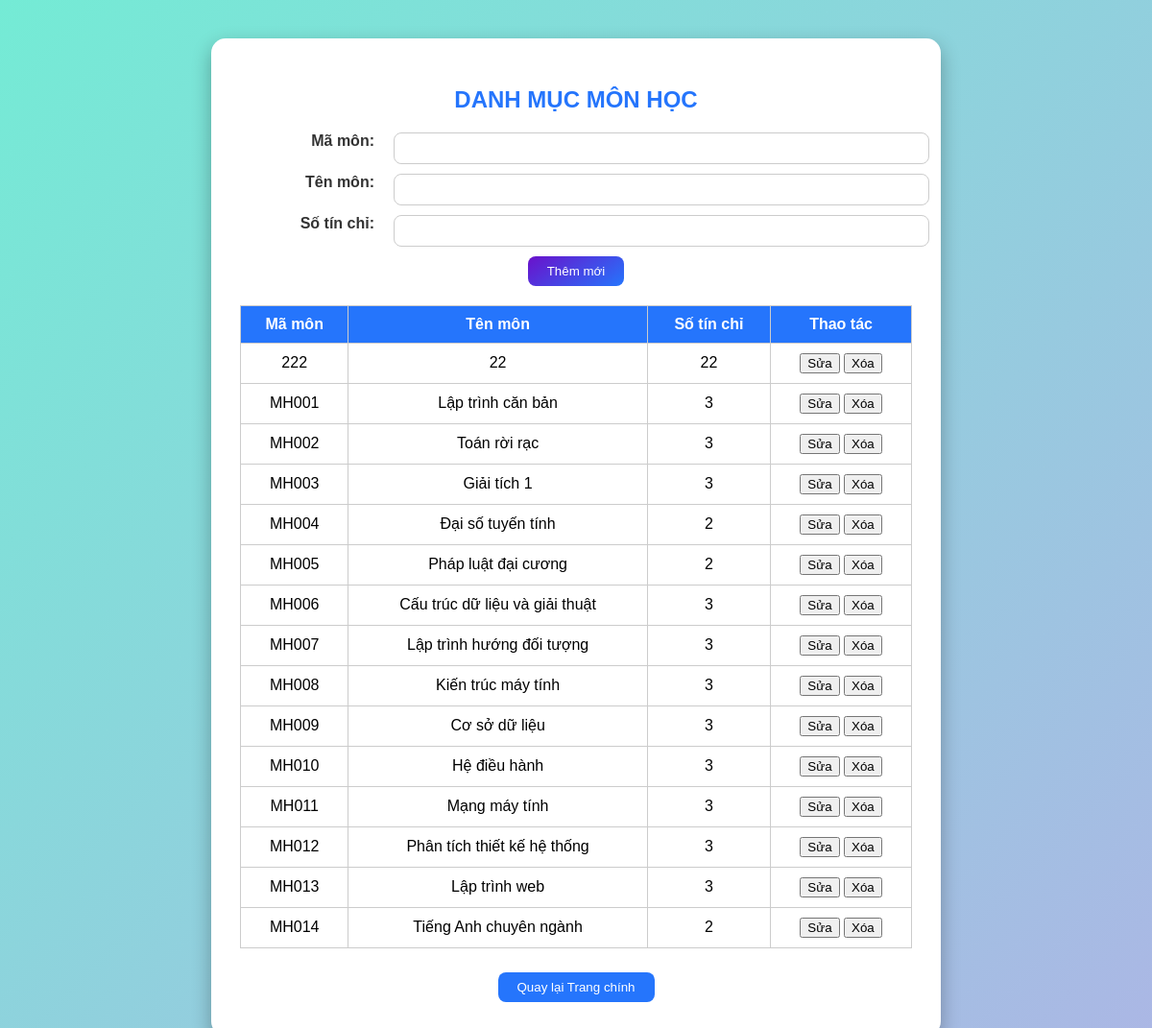
Screenshot of /monhoc with the database file from the repository.
### tables this page shows
CREATE TABLE MONHOC (
    MAMH     TEXT PRIMARY KEY,
    TENMH    TEXT NOT NULL,
    SOTINCHI INTEGER
);

### app.py (the view)
@Chinh.route('/monhoc')
def monhoc():
    data = get_db().execute("SELECT MAMH, TENMH, SOTINCHI FROM MONHOC").fetchall()
    return render_template('MonHoc.html', danhsach=data)

### app.py (called while the page is built)
def get_db():
    if 'db' not in g:
        g.db = sqlite3.connect(DB_PATH)
        g.db.row_factory = sqlite3.Row            # truy cập cột theo tên: row['MSV'] hoặc row.MSV trong Jinja
        g.db.execute("PRAGMA foreign_keys = ON")  # SQLite mặc định không kiểm tra khóa ngoại
    return g.db

### templates/MonHoc.html (shortened to what this page needs)
<!DOCTYPE html>
<html lang="vi">
<head>
</head>
<body>
<div class="container">
<h2>DANH MỤC MÔN HỌC</h2>
<form method="post" action="/them_mon">
<label>Mã môn:</label>
<input type="text" name="mamh" required>
<label>Tên môn:</label>
<input type="text" name="tenmh" required>
<label>Số tín chỉ:</label>
<input type="number" name="sotinchi" required>
<button type="submit" class="btn-small">Thêm mới</button>
</form>
<table>
<tr><th>Mã môn</th><th>Tên môn</th><th>Số tín chỉ</th><th>Thao tác</th></tr>
{% for m in danhsach %}
<tr>
<td>{{ m.MAMH }}</td>
<td>{{ m.TENMH }}</td>
<td>{{ m.SOTINCHI }}</td>
<td>
<a href="{{ url_for('sua_mon', mamh=m.MAMH) }}"><button>Sửa</button></a>
<a href="{{ url_for('xoa_mon', mamh=m.MAMH) }}" onclick="return confirm('Xóa môn học này?')"><button>Xóa</button></a>
</td>
</tr>
{% endfor %}
</table>
<div class="actions">
<a href="/quanly"><button>Quay lại Trang chính</button></a>
</div>
</div>
</body>
</html>

### templates/MonHoc.html (style rules this page uses)
body { font-family:Arial,sans-serif;background:linear-gradient(135deg,#74ebd5 0%,#ACB6E5 100%);margin:0;padding:0; }
.container { width:700px;margin:40px auto;background:#fff;border-radius:15px;box-shadow:0 8px 20px rgba(0,0,0,0.3);padding:30px; }
h2 { text-align:center;color:#2575fc;margin-bottom:20px; }
form { display:grid;grid-template-columns:150px 1fr;gap:10px;margin-bottom:20px; }
label { text-align:right;padding-right:10px;font-weight:bold;color:#333; }
input { padding:8px;border:1px solid #ccc;border-radius:8px;width:100%; }
.btn-small { grid-column:span 2;padding:8px 20px;border:none;border-radius:8px;background:linear-gradient(145deg,#6a11cb,#2575fc);color:#fff;cursor:pointer;width:auto;display:block;margin:0 auto; }
table { width:100%;border-collapse:collapse;margin-top:20px; }
table th,table td { border:1px solid #ccc;padding:10px;text-align:center; }
table th { background:#2575fc;color:#fff; }
.actions { text-align:center;margin-top:20px; }
.actions button,.actions a button { margin:5px;padding:8px 20px;border:none;border-radius:8px;background:#2575fc;color:#fff;cursor:pointer; }

### rows the page displays
MONHOC: MAMH "222", TENMH "22", SOTINCHI "22"
MONHOC: MAMH "MH001", TENMH "Lập trình căn bản", SOTINCHI "3"
MONHOC: MAMH "MH002", TENMH "Toán rời rạc", SOTINCHI "3"
MONHOC: MAMH "MH003", TENMH "Giải tích 1", SOTINCHI "3"
MONHOC: MAMH "MH004", TENMH "Đại số tuyến tính", SOTINCHI "2"
MONHOC: MAMH "MH005", TENMH "Pháp luật đại cương", SOTINCHI "2"
MONHOC: MAMH "MH006", TENMH "Cấu trúc dữ liệu và giải thuật", SOTINCHI "3"
MONHOC: MAMH "MH007", TENMH "Lập trình hướng đối tượng", SOTINCHI "3"
MONHOC: MAMH "MH008", TENMH "Kiến trúc máy tính", SOTINCHI "3"
MONHOC: MAMH "MH009", TENMH "Cơ sở dữ liệu", SOTINCHI "3"
MONHOC: MAMH "MH010", TENMH "Hệ điều hành", SOTINCHI "3"
MONHOC: MAMH "MH011", TENMH "Mạng máy tính", SOTINCHI "3"
MONHOC: MAMH "MH012", TENMH "Phân tích thiết kế hệ thống", SOTINCHI "3"
MONHOC: MAMH "MH013", TENMH "Lập trình web", SOTINCHI "3"
MONHOC: MAMH "MH014", TENMH "Tiếng Anh chuyên ngành", SOTINCHI "2"
